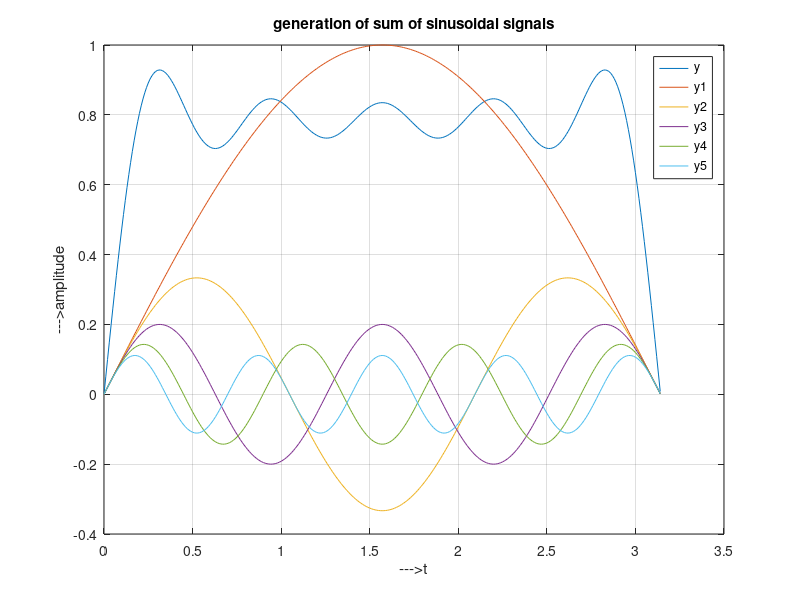

This chart was generated by the following MATLAB code: (Note: this script raises an error after producing the figure.)
%PROGRAM CODE 1 :

clc;
clear all;
close all;
tic;% of giving linear spaces
t=0:0.01:pi;
%t=linespace(0,pi,20);
% generation of sine signals
y1=sin(t);
y2=sin(3*t)/3;
y3=sin(5*t)/5;
y4=sin(7*t)/7;
y5=sin(9*t)/9;
y=sin(t)+sin(3*t)/3+sin(5*t)/5+sin(7*t)/7+sin(9*t)/9;
plot(t,y,t,y1,t,y2,t,y3,t,y4,t,y5);
legend('y','y1','y2','y3','y4','y5');
title('generation of sum of sinusoidal signals');
grid;
ylabel('--->amplitude');
xlabel('--->t');
toc;

%Elapsed time is 1.342418 seconds.

%PROGRAM CODE 2:

clc;
Clear all
;
Close all
;
t=0:0.001:0.1;
f1=50;
x1=2*pi*f1*t;
y1=sin(x1);
figure;
subplot (3,1,1);
plot (t,y1);
title('sin(x1');
f2=100;
x2=2*pi*f2*t;
y2=sin(x2);
subplot(3,1,2);
plot(t,y2);
title('sin(x2)');
y=y1+y2;
subplot(3,1,3);
plot(t,y);
title('sinx1=sinx2'
)